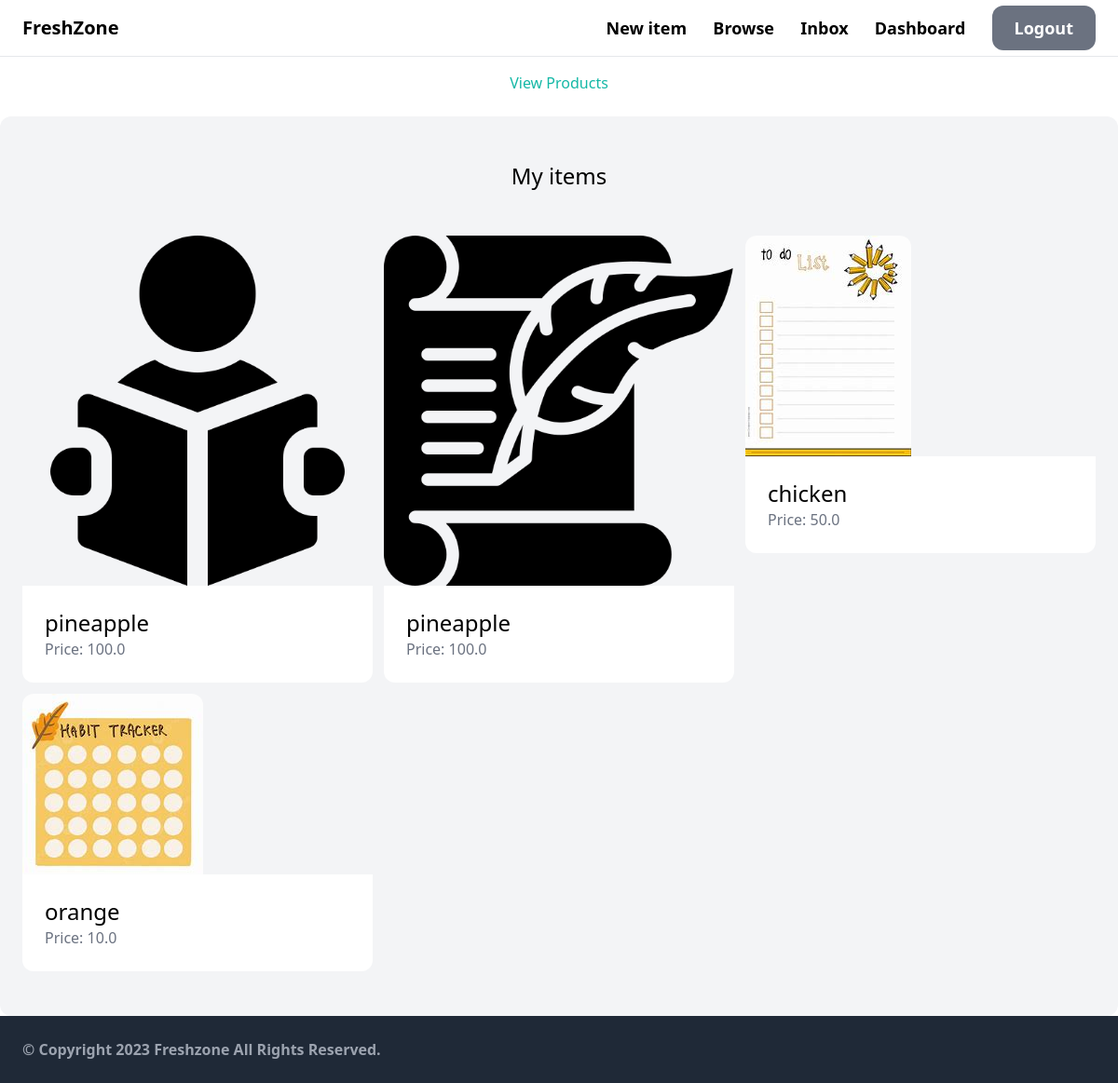
The app's page /dashboard/products/ (signed in) with its own data.
### item/models.py (models this page shows, shortened)
class Item(models.Model):
    category = models.ForeignKey(Category, related_name='items', on_delete=models.CASCADE)
    name = models.CharField(max_length=255)
    description = models.TextField(blank=True, null=True)
    price = models.FloatField()
    image = models.ImageField(upload_to='item_images', blank=True, null=True)
    is_sold = models.BooleanField(default=False)
    created_by = models.ForeignKey(User, related_name='items', on_delete=models.CASCADE)
    created_at = models.DateTimeField(auto_now_add=True)

### dashboard/views.py (the view)
# urls.py: path('', views.index, name='index'),
@login_required
def index(request):
    items = Item.objects.filter(created_by=request.user)
    return render(request, 'dashboard/index.html', {
        'items': items,
    })

### dashboard/templates/dashboard/index.html (shortened to what this page needs)
{% extends 'core/base.html' %}
{% block content %}
    <div class="mt-4 text-center">
        <a href="{% url 'dashboard:index' %}" class="text-teal-500 hover:text-teal-700 px-4 py-2">View Products</a>
    </div>
        <div class="mt-6 px-6 py-12 bg-gray-100 rounded-xl">
            <h2 class="mb-12 text-2xl text-center">My items</h2>
            <div class="grid grid-cols-3 gap-3">
                {% for item in items %}
                    <div>
                        <a href="{% url 'item:detail' item.id %}">
                            <div>
                                <img src="{{ item.image.url }}" class="rounded-t-xl">
                            </div>
                            <div class="p-6 bg-white rounded-b-xl">
                                <h2 class="text-2xl">{{ item.name }}</h2>
                                <p class="text-gray-500">Price: {{ item.price }}</p>
                            </div>
                        </a>
                    </div>
                {% endfor %}
            </div>
        </div>
{% endblock %}

### records on screen
Item: image (picture), name "pineapple", price "100.0"
Item: image (picture), name "pineapple", price "100.0"
Item: image (picture), name "chicken", price "50.0"
Item: image (picture), name "orange", price "10.0"
